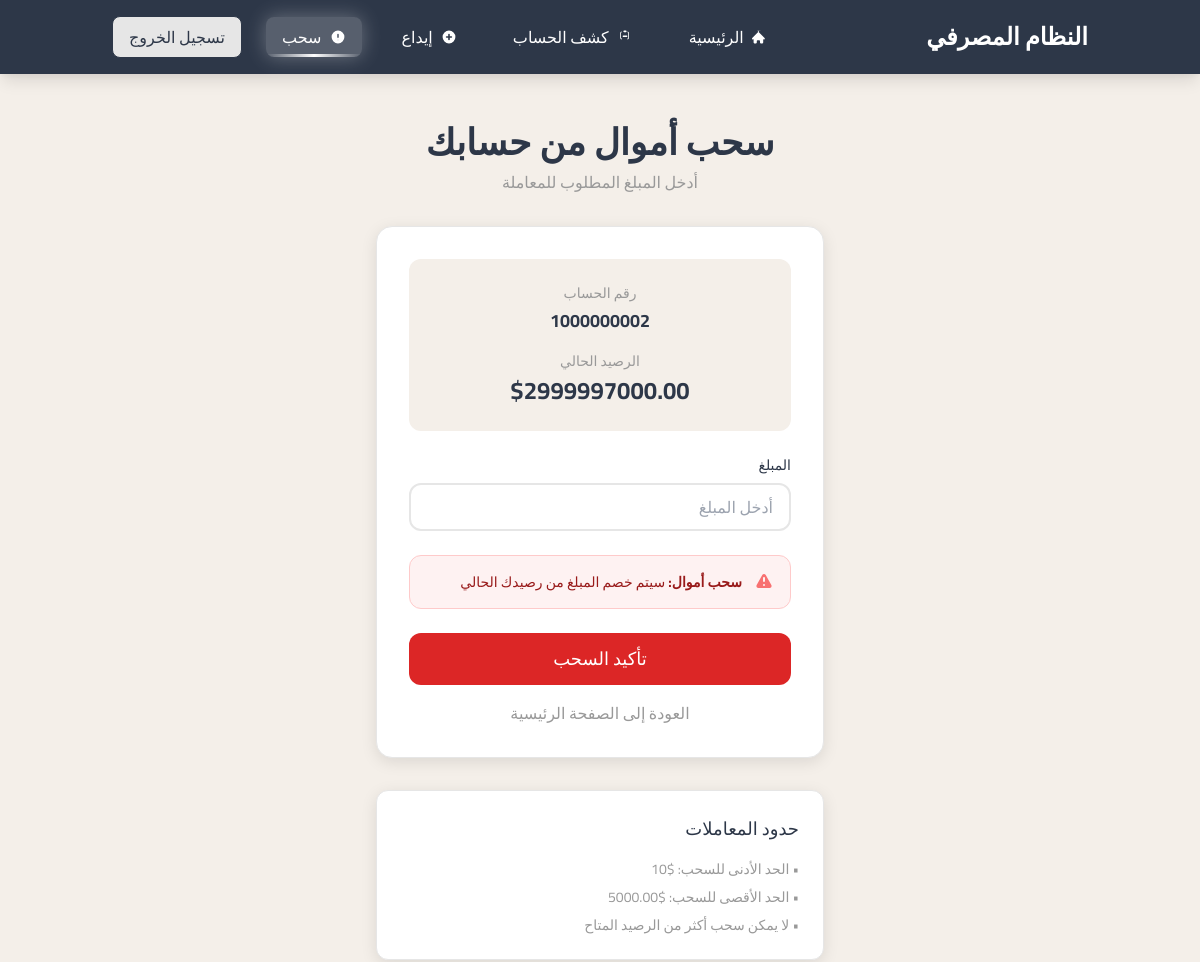
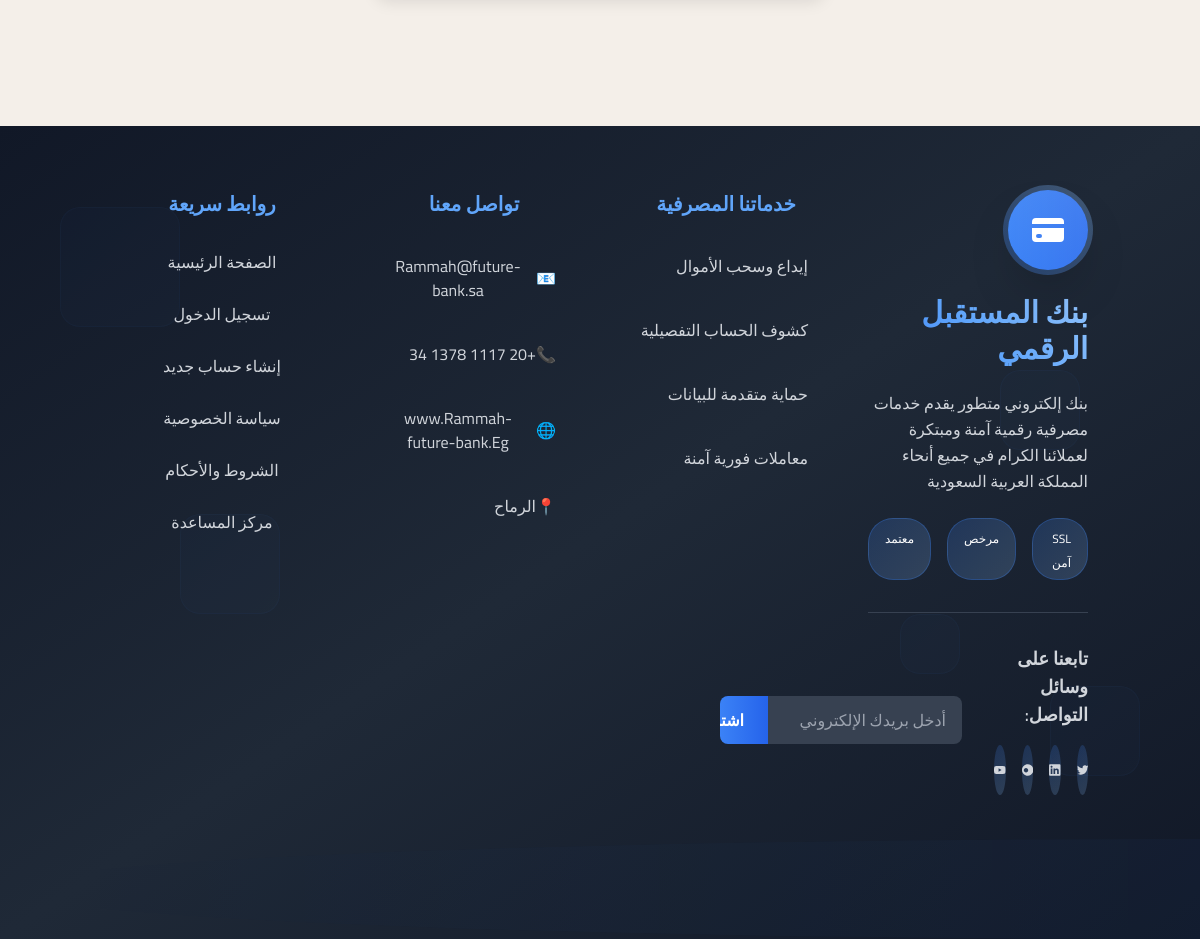
Screenshot of /transactions/withdraw/ (signed in) with the database file from the repository (2 pictures, top to bottom).
### accounts/models.py (models this page shows, shortened)
class User(AbstractUser):
    username = None
    email = models.EmailField(unique=True, null=False, blank=False)
    objects = UserManager()
    USERNAME_FIELD = 'email'
    REQUIRED_FIELDS = []
    class Meta:
        verbose_name = 'مستخدم'
        verbose_name_plural = 'المستخدمين'

class UserBankAccount(models.Model):
    user = models.OneToOneField(
        User,
        related_name='account',
        on_delete=models.CASCADE,
        verbose_name='المستخدم'
    )
    account_type = models.ForeignKey(
        BankAccountType,
        related_name='accounts',
        on_delete=models.CASCADE,
        verbose_name='نوع الحساب'
    )
    account_no = models.PositiveIntegerField(unique=True, verbose_name='رقم الحساب')
    gender = models.CharField(max_length=1, choices=GENDER_CHOICE, verbose_name='الجنس')
    birth_date = models.DateField(null=True, blank=True, verbose_name='تاريخ الميلاد')
    balance = models.DecimalField(
        default=0,
        max_digits=12,
        decimal_places=2,
        verbose_name='الرصيد'
    )
    interest_start_date = models.DateField(
        null=True, blank=True,
        help_text='تاريخ بداية حساب الفائدة',
        verbose_name='تاريخ بداية الفائدة'
    )
    initial_deposit_date = models.DateField(null=True, blank=True, verbose_name='تاريخ أول إيداع')
    class Meta:
        verbose_name = 'حساب بنكي'
        verbose_name_plural = 'الحسابات البنكية'

class BankAccountType(models.Model):
    name = models.CharField(max_length=128, verbose_name='اسم نوع الحساب')
    maximum_withdrawal_amount = models.DecimalField(
        decimal_places=2,
        max_digits=12,
        verbose_name='الحد الأقصى للسحب'
    )
    annual_interest_rate = models.DecimalField(
        validators=[MinValueValidator(0), MaxValueValidator(100)],
        decimal_places=2,
        max_digits=5,
        help_text='معدل الفائدة السنوي من 0 إلى 100',
        verbose_name='معدل الفائدة السنوي'
    )
    interest_calculation_per_year = models.PositiveSmallIntegerField(
        validators=[MinValueValidator(1), MaxValueValidator(12)],
        help_text='عدد مرات حساب الفائدة في السنة',
        verbose_name='عدد مرات حساب الفائدة سنوياً'
    )
    class Meta:
        verbose_name = 'نوع حساب بنكي'
        verbose_name_plural = 'أنواع الحسابات البنكية'

### transactions/views.py (the view, shortened to what this page needs)
# urls.py: path("withdraw/", WithdrawMoneyView.as_view(), name="withdraw_money"),
class WithdrawMoneyView(TransactionCreateMixin):
    form_class = WithdrawForm
    title = 'سحب أموال من حسابك'
    def get_initial(self):
        initial = {'transaction_type': WITHDRAWAL}
        return initial

### transactions/forms.py
class WithdrawForm(TransactionForm):
    def clean_amount(self):
        account = self.account
        min_withdraw_amount = settings.MINIMUM_WITHDRAWAL_AMOUNT
        max_withdraw_amount = (
            account.account_type.maximum_withdrawal_amount
        )
        balance = account.balance
        amount = self.cleaned_data.get('amount')
        if amount < min_withdraw_amount:
            raise forms.ValidationError(
                f'يمكنك سحب {min_withdraw_amount}$ على الأقل'
            )
        if amount > max_withdraw_amount:
            raise forms.ValidationError(
                f'يمكنك سحب {max_withdraw_amount}$ كحد أقصى'
            )
        if amount > balance:
            raise forms.ValidationError(
                f'رصيدك الحالي {balance}$. '
                'لا يمكنك سحب أكثر من رصيد حسابك'
            )
        return amount

### transactions/views.py (called while the page is built)
    def dispatch(self, request, *args, **kwargs):
        if request.user.is_staff or request.user.is_superuser:
            messages.error(
                request,
                'حسابات الإدارة غير مسموح لها بإجراء المعاملات المالية (إيداع/سحب). هذه الحسابات مخصصة للإدارة والتحليل فقط.'
            )
            return redirect('home')
        if not hasattr(request.user, 'account'):
            messages.error(request, 'يجب أن يكون لديك حساب بنكي لإجراء المعاملات.')
            return redirect('home')
        return super().dispatch(request, *args, **kwargs)

    def get_form_kwargs(self):
        kwargs = super().get_form_kwargs()
        kwargs.update({
            'account': self.request.user.account
        })
        return kwargs

    def get_context_data(self, **kwargs):
        context = super().get_context_data(**kwargs)
        context.update({
            'title': self.title
        })
        return context

### templates/transactions/transaction_form.html (shortened to what this page needs)
{% extends 'core/base.html' %}
{% block content %}
<div class="min-h-screen flex items-center justify-center py-12 px-4 sm:px-6 lg:px-8">
    <div class="max-w-md w-full space-y-8">
        <div class="text-center">
            <h2 class="text-4xl font-bold text-primary mb-2">{{ title }}</h2>
            <p class="text-muted">أدخل المبلغ المطلوب للمعاملة</p>
        </div>
        <div class="card rounded-2xl p-8">
            <div class="bg-light rounded-xl p-6 mb-6">
                <div class="text-center">
                    <p class="text-sm text-muted mb-1">رقم الحساب</p>
                    <p class="text-lg font-bold text-primary">{{ user.account.account_no }}</p>
                </div>
                <div class="text-center mt-4">
                    <p class="text-sm text-muted mb-1">الرصيد الحالي</p>
                    <p class="text-2xl font-bold text-primary">${{ user.account.balance }}</p>
                </div>
            </div>
            <form method="post" class="space-y-6">
                <div>
                    <label class="block text-sm font-medium text-primary mb-2" for="{{ form.amount.id_for_label }}">
                        {{ form.amount.label }}
                    </label>
                    {{ form.amount }}
                </div>
                {% if 'إيداع' in title %}
                <div class="bg-green-50 border border-green-200 rounded-xl p-4">
                    <div class="flex items-center">
                        <div class="flex-shrink-0">
                            <svg class="h-5 w-5 text-green-400" fill="currentColor" viewBox="0 0 20 20">
                                <path fill-rule="evenodd" d="M10 18a8 8 0 100-16 8 8 0 000 16zm3.707-9.293a1 1 0 00-1.414-1.414L9 10.586 7.707 9.293a1 1 0 00-1.414 1.414l2 2a1 1 0 001.414 0l4-4z" clip-rule="evenodd"/>
                            </svg>
                        </div>
                        <div class="mr-3">
                            <p class="text-sm text-green-800">
                                <strong>إيداع أموال:</strong> سيتم إضافة المبلغ إلى رصيدك الحالي
                            </p>
                        </div>
                    </div>
                </div>
                {% elif 'سحب' in title %}
                <div class="bg-red-50 border border-red-200 rounded-xl p-4">
                    <div class="flex items-center">
                        <div class="flex-shrink-0">
                        </div>
                        <div class="mr-3">
                            <p class="text-sm text-red-800">
                                <strong>سحب أموال:</strong> سيتم خصم المبلغ من رصيدك الحالي
                            </p>
                        </div>
                    </div>
                </div>
                {% endif %}
                <div class="space-y-4">
                    {% if 'إيداع' in title %}
                    <button type="submit" class="w-full bg-green-600 hover:bg-green-700 text-white py-3 px-4 rounded-xl text-lg font-medium transition-all duration-300">
                        تأكيد الإيداع
                    </button>
                    {% elif 'سحب' in title %}
                    <button type="submit" class="w-full bg-red-600 hover:bg-red-700 text-white py-3 px-4 rounded-xl text-lg font-medium transition-all duration-300">
                        تأكيد السحب
                    </button>
                    {% else %}
                    <button type="submit" class="btn-primary w-full py-3 px-4 rounded-xl text-lg font-medium">
                        تأكيد المعاملة
                    </button>
                    {% endif %}
                    <div class="text-center">
                        <a href="{% url 'home' %}" class="text-muted hover:text-primary transition-colors duration-300">
                            العودة إلى الصفحة الرئيسية
                        </a>
                    </div>
                </div>
            </form>
        </div>
        <div class="card rounded-xl p-6">
            <h3 class="text-lg font-medium text-primary mb-4">حدود المعاملات</h3>
            <div class="space-y-2 text-sm text-muted">
                {% if 'إيداع' in title %}
                <p>• الحد الأدنى للإيداع: $10</p>
                <p>• لا يوجد حد أقصى للإيداع</p>
                {% elif 'سحب' in title %}
                <p>• الحد الأدنى للسحب: $10</p>
                <p>• الحد الأقصى للسحب: ${{ user.account.account_type.maximum_withdrawal_amount }}</p>
                <p>• لا يمكن سحب أكثر من الرصيد المتاح</p>
                {% endif %}
            </div>
        </div>
    </div>
</div>
{% endblock %}

### templates/core/base.html (style rules this page uses)
:root { --primary-dark: #2D3748; --primary-light: #4A5568; --accent-gray: #E6E6E6; --light-beige: #F4EFE9; --beige: #EFE6DE; --medium-gray: #999999; --white: #FFFFFF; --black: #000000; }
* { font-family: 'Cairo', sans-serif; }
body { background-color: var(--light-beige); min-height: 100vh; }
.card { background: var(--white); border: 1px solid var(--accent-gray); box-shadow: 0 4px 16px rgba(0, 0, 0, 0.1); }
.input-field { background-color: var(--white); border: 2px solid var(--accent-gray); transition: all 0.3s ease; }
.text-primary { color: var(--primary-dark); }
.text-muted { color: var(--medium-gray); }
.bg-light { background-color: var(--light-beige); }

### rows the page displays
User: account.account_no "1000000002", account.balance "2999997000.00", account.account_type.maximum_withdrawal_amount "5000.00"

### other values shown
{{ title }} "سحب أموال من حسابك"
